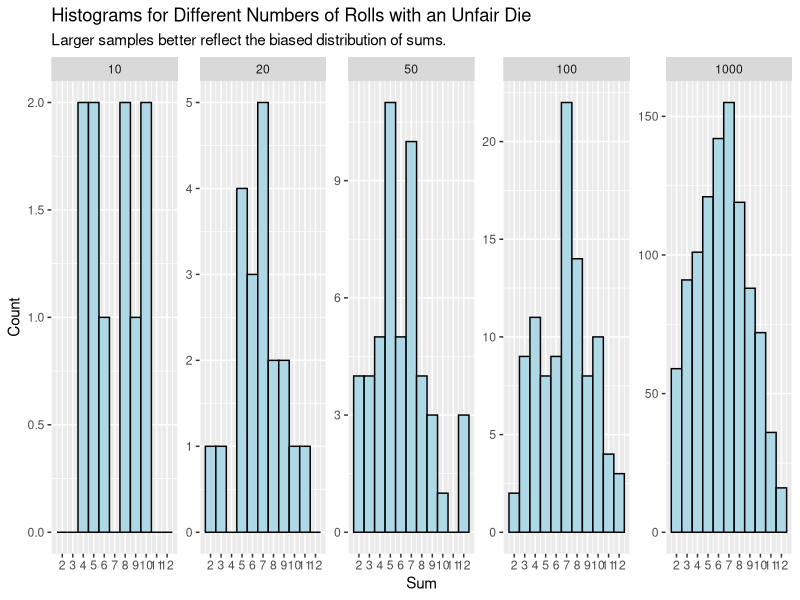
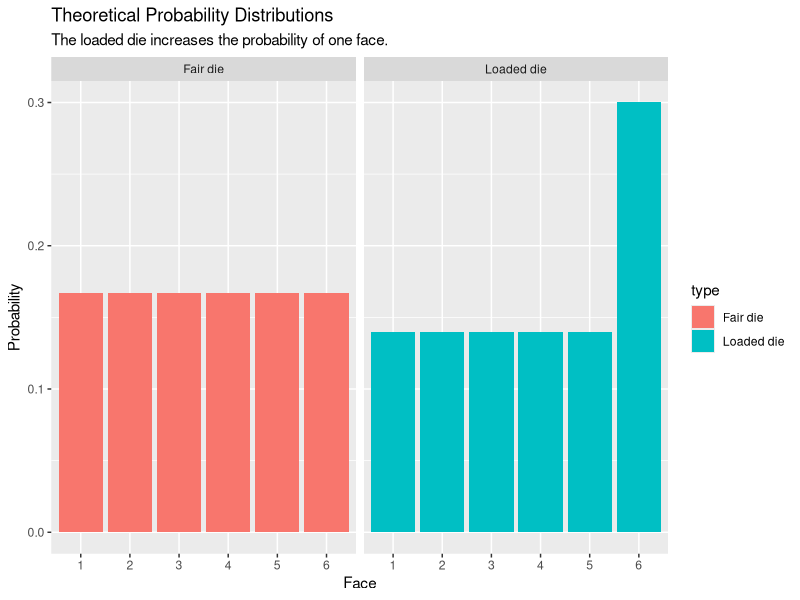

The R source for these figures, in order: (Note: this script raises an error after producing the figures.)
#
#
#
#
#
#
#
#
#
#
#| message: false
library(tidyverse)
#
#
#
#| cache: true
throw_dice <- function(n, weights = rep(1/6, 6)) {
  dice1 <- sample(1:6, size = n, replace = TRUE, prob = weights)
  dice2 <- sample(1:6, size = n, replace = TRUE, prob = weights)
  dice1 + dice2
}
#
#
#
set.seed(10)

weights <- c(0.25, rep(0.75 / 5, 5))
sample_sizes <- c(10, 20, 50, 100, 1000)

simulations <- tibble(
  n = sample_sizes,
  sums = map(n, ~ throw_dice(.x, weights = weights))
)

simulations |>
  unnest(sums) |>
  mutate(n = factor(n, levels = sample_sizes)) |>
  ggplot(aes(x = sums)) +
  geom_histogram(binwidth = 1, color = "black", fill = "lightblue") +
  scale_x_continuous(breaks = 2:12) +
  facet_wrap(~ n, scales = "free_y", ncol = 5) +
  labs(
    title = "Histograms for Different Numbers of Rolls with an Unfair Die",
    subtitle = "Larger samples better reflect the biased distribution of sums.",
    x = "Sum",
    y = "Count"
  )
#
#
#
fair_probs <- tibble(
  face = 1:6,
  probability = rep(1 / 6, 6),
  type = "Fair die"
)

loaded_probs <- tibble(
  face = 1:6,
  probability = c(rep(0.14, 5), 0.30),
  type = "Loaded die"
)

probabilities <- bind_rows(fair_probs, loaded_probs)

probabilities |>
  ggplot(aes(x = factor(face), y = probability, fill = type)) +
  geom_col(position = "dodge") +
  facet_wrap(~ type) +
  labs(
    title = "Theoretical Probability Distributions",
    subtitle = "The loaded die increases the probability of one face.",
    x = "Face",
    y = "Probability"
  )
#
#
#
set.seed(10)

rolls_200 <- sample(1:6, size = 200, replace = TRUE, prob = c(rep(0.14, 5), 0.30))

log_lr <- function(rolls) {
  p_loaded <- c(rep(0.14, 5), 0.30)
  p_fair <- rep(1 / 6, 6)
  log(p_loaded[rolls] / p_fair[rolls])
}

posterior_prob <- 1 / (1 + exp(-sum(log_lr(rolls_20))))

round(posterior_prob, 4)
#
#
#
#
#
#
